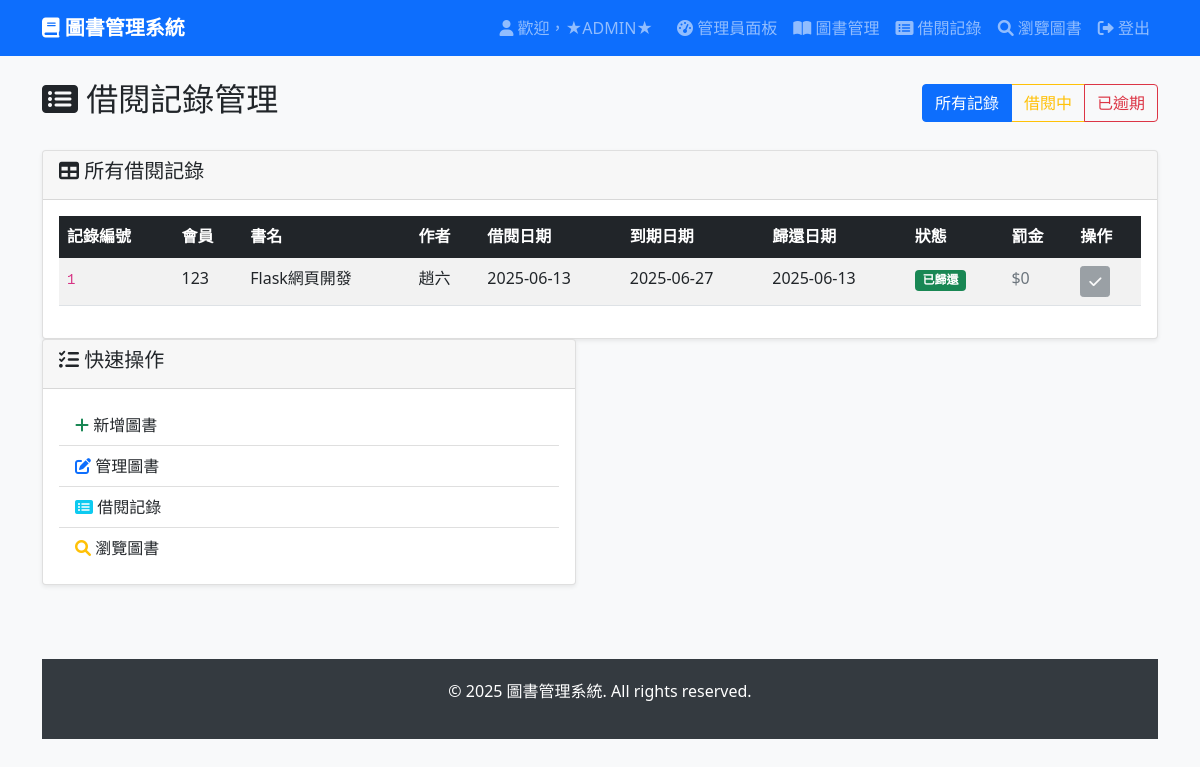
/admin/borrow_records (signed in), run on the app's committed database.
### tables this page shows
CREATE TABLE borrow_records (
        record_id INTEGER PRIMARY KEY AUTOINCREMENT,
        mid TEXT NOT NULL,
        bid TEXT NOT NULL,
        borrow_date TEXT NOT NULL,
        due_date TEXT NOT NULL,
        return_date TEXT,
        status TEXT DEFAULT 'borrowed',
        fine_amount INTEGER DEFAULT 0,
        FOREIGN KEY (mid) REFERENCES members (mid),
        FOREIGN KEY (bid) REFERENCES books (bid)
    );

CREATE TABLE members (
        mid TEXT PRIMARY KEY,
        username TEXT NOT NULL UNIQUE,
        email TEXT NOT NULL UNIQUE,
        password TEXT NOT NULL,
        phone TEXT,
        birthdate TEXT,
        user_type TEXT DEFAULT 'user',
        created_date TEXT DEFAULT CURRENT_TIMESTAMP
    );

CREATE TABLE books (
        bid TEXT PRIMARY KEY,
        btitle TEXT NOT NULL,
        bauthor TEXT NOT NULL,
        bpublisher TEXT,
        bprice INTEGER NOT NULL,
        bstock INTEGER NOT NULL,
        total_stock INTEGER NOT NULL,
        bcategory TEXT,
        created_date TEXT DEFAULT CURRENT_TIMESTAMP
    );

### app.py (the view)
    def decorated_function(*args, **kwargs):
        if not is_admin():
            flash('需要管理員權限')
            return redirect(url_for('index'))
        return f(*args, **kwargs)

### app.py (called while the page is built)
def get_db_connection() -> sqlite3.Connection:
    conn = sqlite3.connect(DATABASE)
    conn.row_factory = sqlite3.Row
    return conn

def is_admin() -> bool:
    return session.get('user_type') == 'admin'

def login_required(f):
    def decorated_function(*args, **kwargs):
        if 'user_id' not in session:
            return redirect(url_for('login'))
        return f(*args, **kwargs)
    decorated_function.__name__ = f.__name__
    return decorated_function

def admin_required(f):
    def decorated_function(*args, **kwargs):
        if not is_admin():
            flash('需要管理員權限')
            return redirect(url_for('index'))
        return f(*args, **kwargs)
    decorated_function.__name__ = f.__name__
    return decorated_function

@app.route("/admin/borrow_records")
@login_required
@admin_required
def admin_borrow_records():
    status_filter = request.args.get('status', 'all')
    conn = get_db_connection()
    cursor = conn.cursor()
    query = """
    SELECT br.*, m.username, b.btitle, b.bauthor
    FROM borrow_records br
    JOIN members m ON br.mid = m.mid
    JOIN books b ON br.bid = b.bid
    """
    if status_filter == 'borrowed':
        query += " WHERE br.status = 'borrowed'"
    elif status_filter == 'overdue':
        query += " WHERE br.status = 'borrowed' AND br.due_date < date('now')"
    query += " ORDER BY br.borrow_date DESC"
    records = cursor.execute(query).fetchall()
    conn.close()
    return render_template("admin_borrow_records.html", records=records, status_filter=status_filter)

@app.template_filter('add_stars')
def add_stars(s: str) -> str:
    return f'★{s.upper()}★'

### templates/admin_borrow_records.html (shortened to what this page needs)
{% extends "base.html" %}
{% block content %}
<div class="row">
    <div class="col-12">
        <div class="d-flex justify-content-between align-items-center mb-4">
            <h2><i class="fas fa-list-alt"></i> 借閱記錄管理</h2>
            <div class="btn-group">
                <a href="{{ url_for('admin_borrow_records') }}"
                   class="btn btn-outline-primary {% if status_filter == 'all' %}active{% endif %}">
                    所有記錄
                </a>
                <a href="{{ url_for('admin_borrow_records') }}?status=borrowed"
                   class="btn btn-outline-warning {% if status_filter == 'borrowed' %}active{% endif %}">
                    借閱中
                </a>
                <a href="{{ url_for('admin_borrow_records') }}?status=overdue"
                   class="btn btn-outline-danger {% if status_filter == 'overdue' %}active{% endif %}">
                    已逾期
                </a>
            </div>
        </div>
    </div>
</div>
<div class="row">
    <div class="col-12">
        <div class="card">
            <div class="card-header">
                <h5>
                    <i class="fas fa-table"></i>
                    {% if status_filter == 'borrowed' %}
                        借閱中的記錄
                    {% elif status_filter == 'overdue' %}
                        逾期記錄
                    {% else %}
                        所有借閱記錄
                    {% endif %}
                </h5>
            </div>
            <div class="card-body">
                {% if records %}
                    <div class="table-responsive">
                        <table class="table table-striped table-hover">
                            <thead class="table-dark">
                                <tr>
                                    <th>記錄編號</th>
                                    <th>會員</th>
                                    <th>書名</th>
                                    <th>作者</th>
                                    <th>借閱日期</th>
                                    <th>到期日期</th>
                                    <th>歸還日期</th>
                                    <th>狀態</th>
                                    <th>罰金</th>
                                    <th>操作</th>
                                </tr>
                            </thead>
                            <tbody>
                                {% for record in records %}
                                <tr>
                                    <td><code>{{ record.record_id }}</code></td>
                                    <td>{{ record.username }}</td>
                                    <td>{{ record.btitle }}</td>
                                    <td>{{ record.bauthor }}</td>
                                    <td>{{ record.borrow_date }}</td>
                                    <td>
                                        {{ record.due_date }}
                                    </td>
                                    <td>
                                        {% if record.return_date %}
                                            {{ record.return_date }}
                                        {% else %}
                                            <span class="text-muted">未歸還</span>
                                        {% endif %}
                                    </td>
                                    <td>
                                        {% if record.status == 'borrowed' %}
                                            {% if record.due_date < moment().format('YYYY-MM-DD') %}
                                                <span class="badge bg-danger">逾期</span>
                                            {% else %}
                                                <span class="badge bg-warning">借閱中</span>
                                            {% endif %}
                                        {% else %}
                                            <span class="badge bg-success">已歸還</span>
                                        {% endif %}
                                    </td>
                                    <td>
                                        {% if record.fine_amount > 0 %}
                                            <span class="text-danger">${{ record.fine_amount }}</span>
                                        {% else %}
                                            <span class="text-muted">$0</span>
                                        {% endif %}
                                    </td>
                                    <td>
                                        {% if record.status == 'borrowed' %}
                                            <button class="btn btn-sm btn-info" title="催還">
                                                <i class="fas fa-bell"></i>
                                            </button>
                                        {% else %}
                                            <button class="btn btn-sm btn-secondary" disabled title="已完成">
                                                <i class="fas fa-check"></i>
                                            </button>
                                        {% endif %}
                                    </td>
                                </tr>
                                {% endfor %}
                            </tbody>
                        </table>
                    </div>
                {% endif %}
            </div>
        </div>
    </div>
<div class="row">
    <div class="col-md-6 mb-4">
        <div class="card">
            <div class="card-header">
                <h5><i class="fas fa-tasks"></i> 快速操作</h5>
            </div>
            <div class="card-body">
                <div class="list-group list-group-flush">
                    <a href="{{ url_for('add_book') }}" class="list-group-item list-group-item-action">
                        <i class="fas fa-plus text-success"></i> 新增圖書
                    </a>
                    <a href="{{ url_for('admin_books') }}" class="list-group-item list-group-item-action">
                        <i class="fas fa-edit text-primary"></i> 管理圖書
                    </a>
                    <a href="{{ url_for('admin_borrow_records') }}" class="list-group-item list-group-item-action">
                        <i class="fas fa-list-alt text-info"></i> 借閱記錄
                    </a>
                    <a href="{{ url_for('list_books') }}" class="list-group-item list-group-item-action">
                        <i class="fas fa-search text-warning"></i> 瀏覽圖書
                    </a>
                </div>
            </div>
        </div>
    </div>
</div>
{% endblock %}

### templates/base.html (style rules this page uses)
body { background-color: #f8f9fa; }
.card { box-shadow: 0 0.125rem 0.25rem rgba(0, 0, 0, 0.075); }

### data on the page
borrow_records: record_id "1", username "123", btitle "Flask網頁開發", bauthor "趙六", borrow_date "2025-06-13", due_date "2025-06-27", return_date "2025-06-13", status "已歸還", fine_amount "$0"

### other printed values
{{ session.username | add_stars }} "★ADMIN★"
